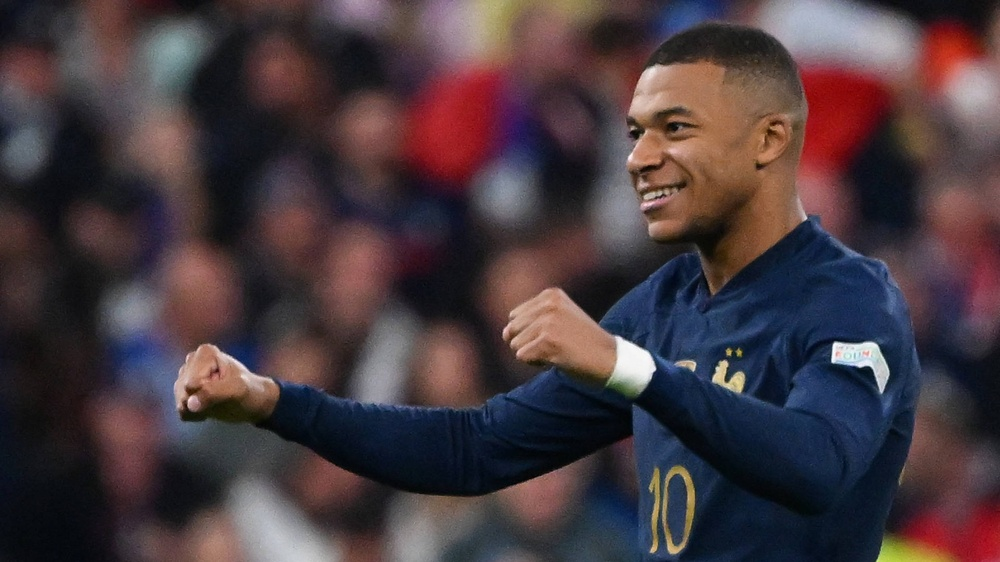
#> input picture m.jpg, 1000 x 562 px, shrunk from 1920 x 1080 before the run, found by its file name
$ jupyter execute 'dipt exp 8.ipynb'
#> lines starting #> are read from the running program, lines starting #| are printed output that depends on the picture; after the words box and inside, x2 and y2 are one past the last pixel; in counts of white or black regions, pixels touching at a corner belong together
[cell 1]
# ============================================================
# IMAGE SEGMENTATION USING THRESHOLDING TECHNIQUES
# Global, Adaptive Mean, Adaptive Gaussian and Otsu Thresholding
# ============================================================

import cv2
import numpy as np
import matplotlib.pyplot as plt

# ------------------------------------------------------------
# 1. Load the input image
# ------------------------------------------------------------

image_path = r"C:\Users\admin\Downloads\m.jpg"   # Change this to your image path

image = cv2.imread(image_path)
#> image is the input picture: shape (562, 1000, 3); mean B, G, R 63, 57.6, 71.5

# Check whether image is loaded successfully
if image is None:
    raise FileNotFoundError("Image not found. Check the image path.")

# ------------------------------------------------------------
# 2. Convert image to grayscale
# ------------------------------------------------------------

gray = cv2.cvtColor(image, cv2.COLOR_BGR2GRAY)
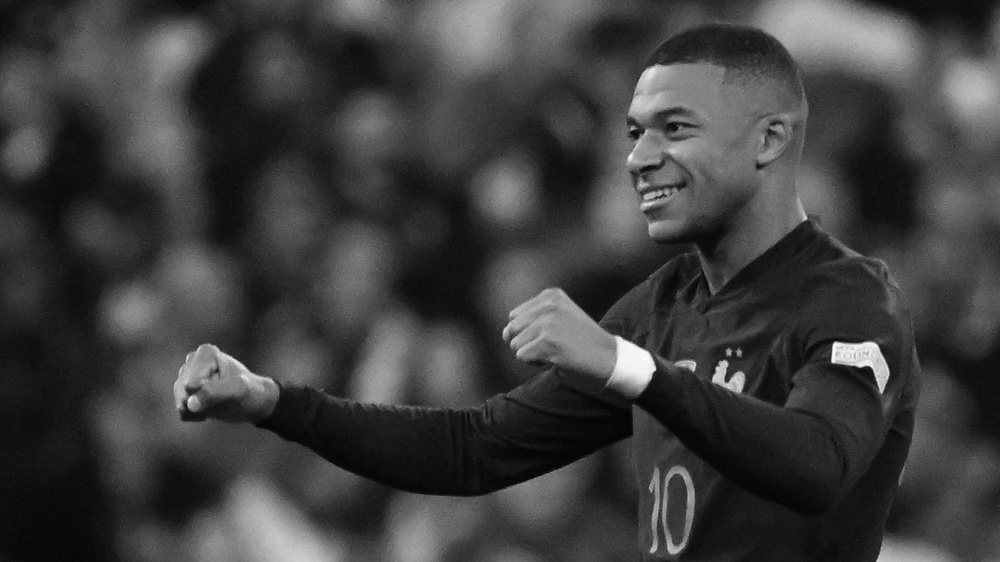
#> gray: shape (562, 1000); min 1, max 253, mean 62.4

# ------------------------------------------------------------
# 3. Global Thresholding
# ------------------------------------------------------------

threshold_value = 127

_, global_thresh = cv2.threshold(
    gray,
    threshold_value,
    255,
    cv2.THRESH_BINARY
)
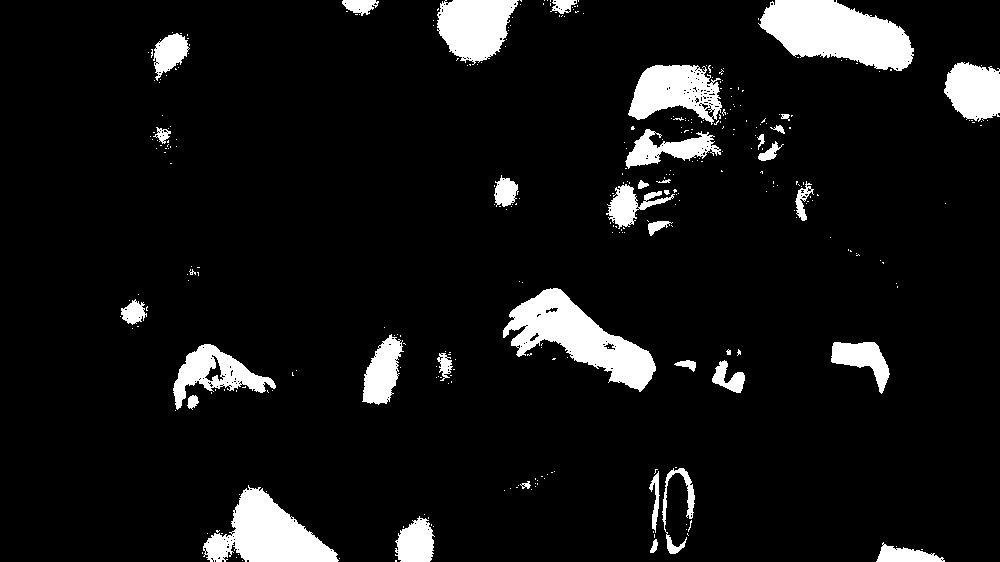
#> global_thresh: shape (562, 1000); 8.2% white; 335 white regions (297 under 20 px), largest, box (x1, y1, x2, y2) and area: (758, 0, 914, 71) 7171, (503, 288, 656, 392) 6527, (203, 485, 339, 562) 5441

# ------------------------------------------------------------
# 4. Adaptive Mean Thresholding
# ------------------------------------------------------------

adaptive_mean = cv2.adaptiveThreshold(
    gray,
    255,
    cv2.ADAPTIVE_THRESH_MEAN_C,
    cv2.THRESH_BINARY,
    11,
    2
)
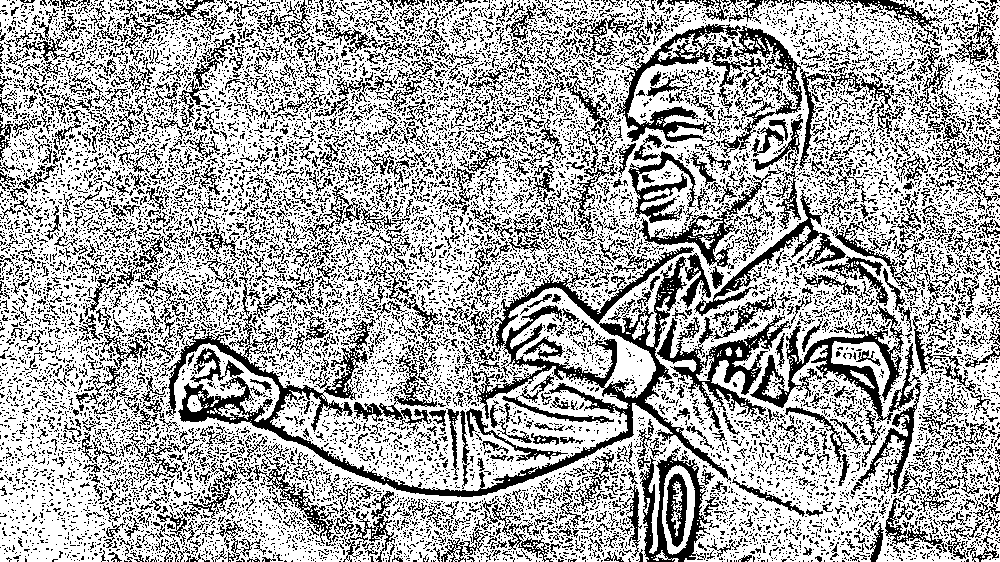
#> adaptive_mean: shape (562, 1000); 66.9% white; black in thin lines or dots

# ------------------------------------------------------------
# 5. Adaptive Gaussian Thresholding
# ------------------------------------------------------------

adaptive_gaussian = cv2.adaptiveThreshold(
    gray,
    255,
    cv2.ADAPTIVE_THRESH_GAUSSIAN_C,
    cv2.THRESH_BINARY,
    11,
    2
)
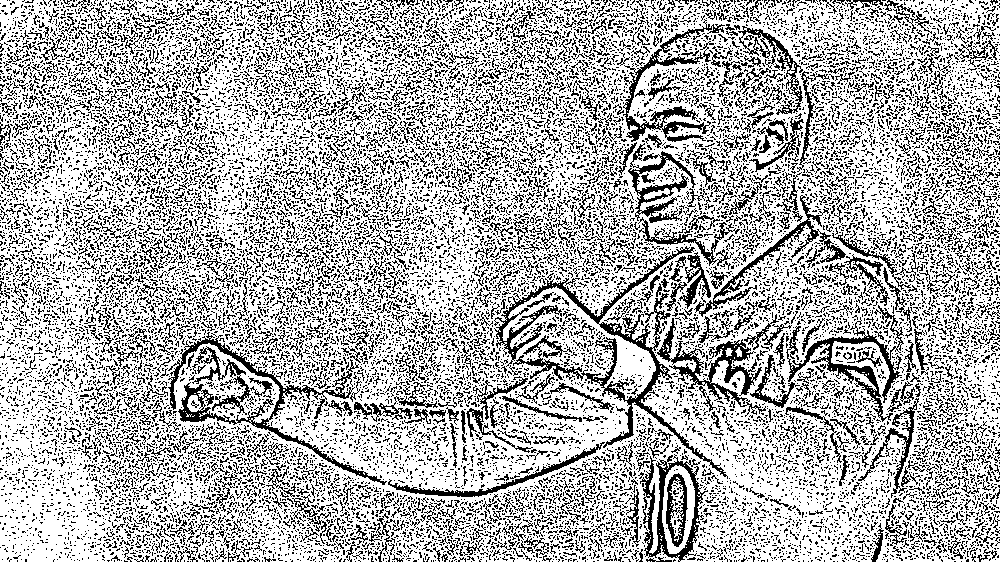
#> adaptive_gaussian: shape (562, 1000); 70.3% white; black in thin lines or dots

# ------------------------------------------------------------
# 6. Otsu's Thresholding
# ------------------------------------------------------------

otsu_threshold, otsu_thresh = cv2.threshold(
    gray,
    0,
    255,
    cv2.THRESH_BINARY + cv2.THRESH_OTSU
)
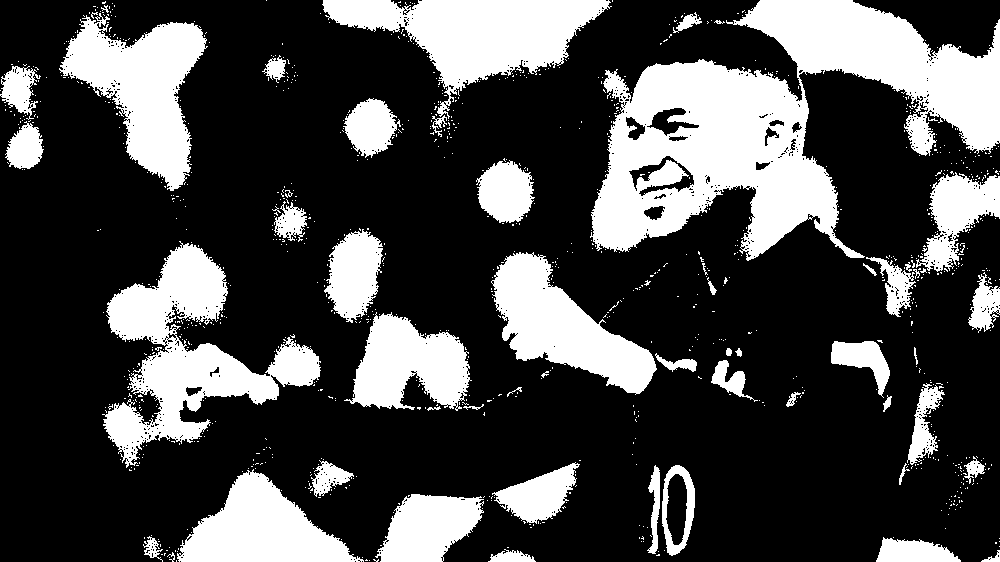
#> otsu_thresh: shape (562, 1000); 28.3% white; 1026 white regions (974 under 20 px), largest, box (x1, y1, x2, y2) and area: (590, 0, 1000, 261) 49201, (102, 241, 321, 468) 17520, (322, 0, 612, 119) 14251
#> otsu_threshold = 78

# ------------------------------------------------------------
# 7. Display all results
# ------------------------------------------------------------

plt.figure(figsize=(12, 8))

plt.subplot(2, 3, 1)
plt.imshow(cv2.cvtColor(image, cv2.COLOR_BGR2RGB))
plt.title("Original Image")
plt.axis("off")

plt.subplot(2, 3, 2)
plt.imshow(gray, cmap="gray")
plt.title("Grayscale Image")
plt.axis("off")

plt.subplot(2, 3, 3)
plt.imshow(global_thresh, cmap="gray")
plt.title("Global Thresholding")
plt.axis("off")

plt.subplot(2, 3, 4)
plt.imshow(adaptive_mean, cmap="gray")
plt.title("Adaptive Mean")
plt.axis("off")

plt.subplot(2, 3, 5)
plt.imshow(adaptive_gaussian, cmap="gray")
plt.title("Adaptive Gaussian")
plt.axis("off")

plt.subplot(2, 3, 6)
plt.imshow(otsu_thresh, cmap="gray")
plt.title(f"Otsu Thresholding (T={otsu_threshold:.0f})")
plt.axis("off")

plt.tight_layout()
plt.show()
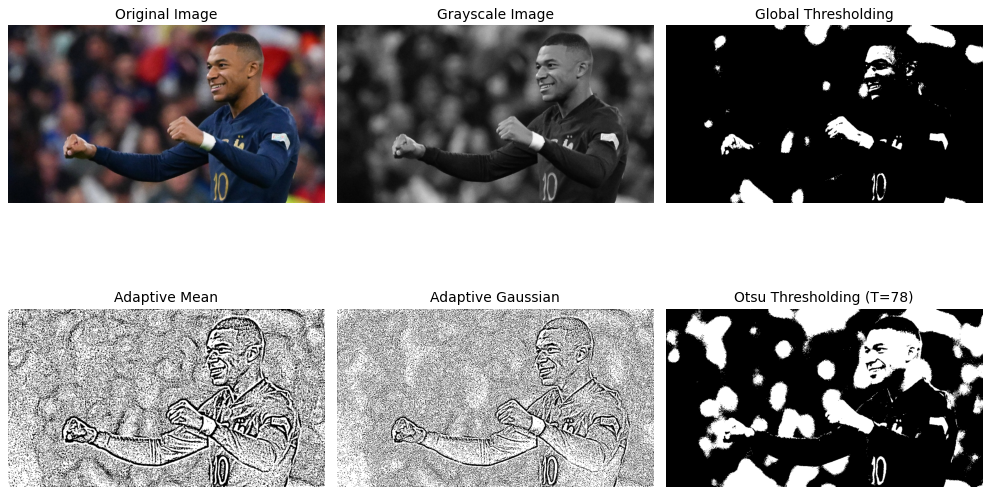
#> figure drawn by matplotlib, 6 panels

# ------------------------------------------------------------
# 8. Display threshold values
# ------------------------------------------------------------

print("============================================")
print("       THRESHOLDING RESULTS")
print("============================================")
print("Global Threshold Value :", threshold_value)
print("Otsu Optimal Threshold :", otsu_threshold)
#| Otsu Optimal Threshold : 78.0
print("============================================")
